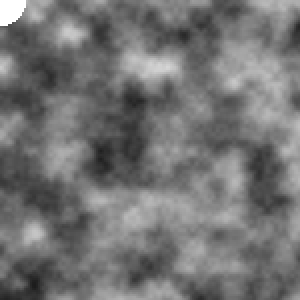
Frame 1 (no input)
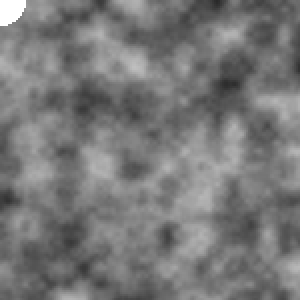
Frame 60 (the mouse pressed at the canvas centre just before this capture)
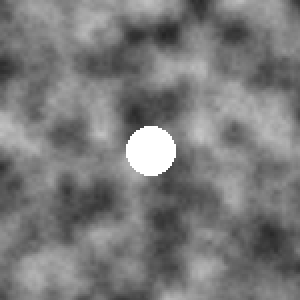
Frame 120 (the mouse held since frame 60 and released just before this capture)

The Processing sketch that drew these frames (run headless with seeded random() and noise(); from frame 60 on, the mouse is pressed at the canvas centre):

// Processing sketch: KineticTextures
// ── KineticTextures.pde
// This sketch demonstrates how to create a kinetic texture using the
// noise() function

float inc = 0.06;
int density = 2;
float zNoise = 0.0;

void setup() {
  size(300, 300);
  noStroke();
  frameRate(10);
  noCursor();
}

void draw() {
    background(255);
    float xNoise = 0.0;
    float yNoise = 0.0;

    for (int y = 0; y < height; y += density) {
        for (int x = 0; x < width; x += density) {
            if (dist(y, x, mouseX, mouseY) > 25) {
                float n = noise(xNoise, yNoise, zNoise) * 255;
                fill(n);
                rect(y, x, density, density);
            }
            xNoise += inc;
        }

        xNoise = 0.0;
        yNoise += inc;
    }

    zNoise += inc;
}
